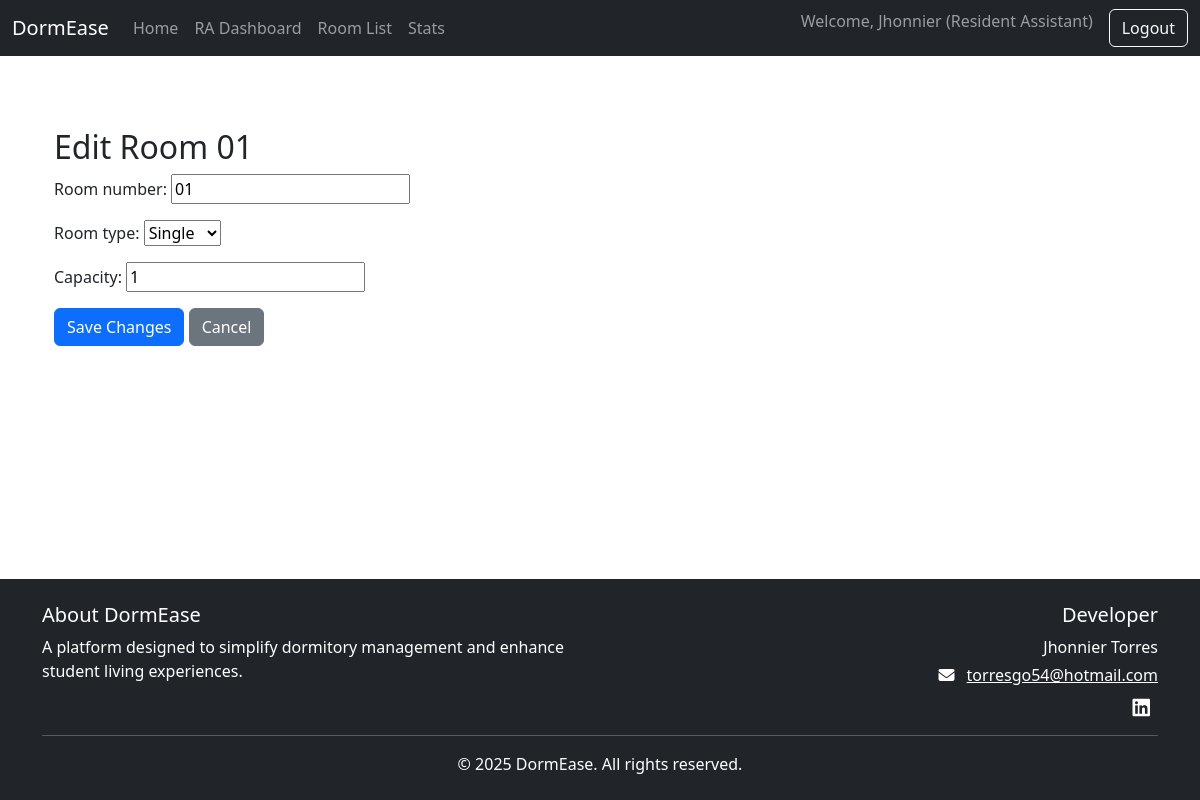
Page /rooms/4/edit/ (signed in) on the committed database.
### users/models.py (models this page shows, shortened)
class CustomUser(AbstractUser):
    ROLE_CHOICES = [
        ('resident', 'Resident'),
        ('ra', 'Resident Assistant'),
        ('superuser', 'Superuser'),
    ]
    role = models.CharField(max_length=20, choices=ROLE_CHOICES, default='resident')
    student_id = models.CharField(max_length=20, blank=True, null=True)
    move_in_date = models.DateField(blank=True, null=True)
    CHECK_IN_CHOICES = [
        ('pending', 'Pending'),
        ('checked_in', 'Checked In'),
    ]
    check_in_status = models.CharField(max_length=20, choices=CHECK_IN_CHOICES, default='pending')

class Room(models.Model):
    ROOM_TYPES = [
        ('single', 'Single'),
        ('double', 'Double'),
        ('quad', 'Quad'),
    ]
    room_number = models.CharField(max_length=10, unique=True)
    room_type = models.CharField(max_length=10, choices=ROOM_TYPES)
    capacity = models.IntegerField()
    occupants = models.ManyToManyField('CustomUser', blank=True, related_name='assigned_room')

### users/views.py (the view, shortened to what this page needs)
# urls.py: path('rooms/<int:pk>/edit/', views.RoomEditView.as_view(), name='edit-room'),
class RoomEditView(LoginRequiredMixin, UpdateView):
    model = models.Room
    form_class = forms.RoomForm
    template_name = 'users/edit_room.html'
    def dispatch(self, request, *args, **kwargs):
        if request.user.role not in ['ra', 'superuser']:
            return redirect('home')
        return super().dispatch(request, *args, **kwargs)

### users/forms.py
class RoomForm(forms.ModelForm):
    class Meta:
        model = Room
        fields = ['room_number', 'room_type', 'capacity']

### users/templates/users/edit_room.html (shortened to what this page needs)
{% extends 'base.html' %}
{% block content %}
<div class="container mt-5">
    <h2>Edit Room {{ object.room_number }}</h2>
    <form method="post">
        {{ form.as_p }}
        <button type="submit" class="btn btn-primary">Save Changes</button>
        <a href="{% url 'room-list' %}" class="btn btn-secondary">Cancel</a>
    </form>
</div>
{% endblock %}

### users/templates/base.html (shortened to what this page needs)
<!DOCTYPE html>
{% load static %}
<html lang="en">
<head>
    <link href="https://cdn.jsdelivr.net/npm/bootstrap@5.3.0/dist/css/bootstrap.min.css" rel="stylesheet">
    <link rel="stylesheet" href="https://cdnjs.cloudflare.com/ajax/libs/font-awesome/6.4.0/css/all.min.css">
</head>
<body class="d-flex flex-column min-vh-100">
    <nav class="navbar navbar-expand-lg navbar-dark bg-dark mb-4">
        <div class="container-fluid">
            <a class="navbar-brand" href="{% url 'home' %}">DormEase</a>
            <div class="collapse navbar-collapse" id="navbarNav">
                <ul class="navbar-nav me-auto">
                    <li class="nav-item">
                        <a class="nav-link" href="{% url 'home' %}">Home</a>
                    </li>
                    {% if user.is_authenticated %}
                        {% if user.role == 'resident' %}
                        <li class="nav-item">
                            <a class="nav-link" href="{% url 'resident-dashboard' %}">Resident Dashboard</a>
                        </li>
                        {% elif user.role == 'ra' %}
                        <li class="nav-item">
                            <a class="nav-link" href="{% url 'ra-dashboard' %}">RA Dashboard</a>
                        </li>
                        <li class="nav-item">
                            <a class="nav-link" href="{% url 'room-list' %}">Room List</a>
                        </li>
                        <li class="nav-item">
                            <a class="nav-link" href="{% url 'dashboard-stats' %}">Stats</a>
                        </li>
                        {% else %}
                            <li class="nav-item">
                                <a class="nav-link" href="#">Unknown Role</a>
                            </li>
                        {% endif %}
                    {% endif %}
                </ul>
                <ul class="navbar-nav ms-auto">
                    {% if user.is_authenticated %}
                    <li class="nav-item">
                        <span class="navbar-text me-3">
                            Welcome, {{ user.get_full_name|default:user.username }} ({{ user.get_role_display }})
                        </span>
                    </li>
                    <li class="nav-item">
                        <form method="post" action="{% url 'logout' %}" class="d-flex">
                            <button type="submit" class="btn btn-outline-light">Logout</button>
                        </form>
                    </li>
                    {% endif %}
                </ul>
            </div>
        </div>
    </nav>
    <main class="container flex-grow-1 mb-4">
        {% block content %}{% endblock %}
    </main>
    <footer class="bg-dark text-white py-4 mt-auto">
        <div class="container">
            <div class="row">
                <div class="col-md-6">
                    <h5>About DormEase</h5>
                    <p class="mb-0">A platform designed to simplify dormitory management and enhance student living experiences.</p>
                </div>
                <div class="col-md-6 text-md-end">
                    <h5>Developer</h5>
                    <p class="mb-1">Jhonnier Torres</p>
                    <p class="mb-1">
                        <i class="fas fa-envelope me-2"></i>
                        <a href="mailto:torresgo54@hotmail.com" class="text-white">torresgo54@hotmail.com</a>
                    </p>
                    <div class="social-icons mt-2">
                        <a href="https://www.linkedin.com/in/jhonnier-torres-gonz%C3%A1lez-027a18138/" target="_blank" class="text-white me-2">
                            <i class="fab fa-linkedin fa-lg"></i>
                        </a>
                    </div>
                </div>
            </div>
            <hr class="my-3 bg-light">
            <div class="text-center">
                <p class="mb-0">&copy; {% now "Y" %} DormEase. All rights reserved.</p>
            </div>
        </div>
    </footer>
</body>
</html>

### rows in the picture
CustomUser: get_full_name "Jhonnier", role "Resident Assistant"
Room: room_number "01", room_type "Single", capacity "1"
